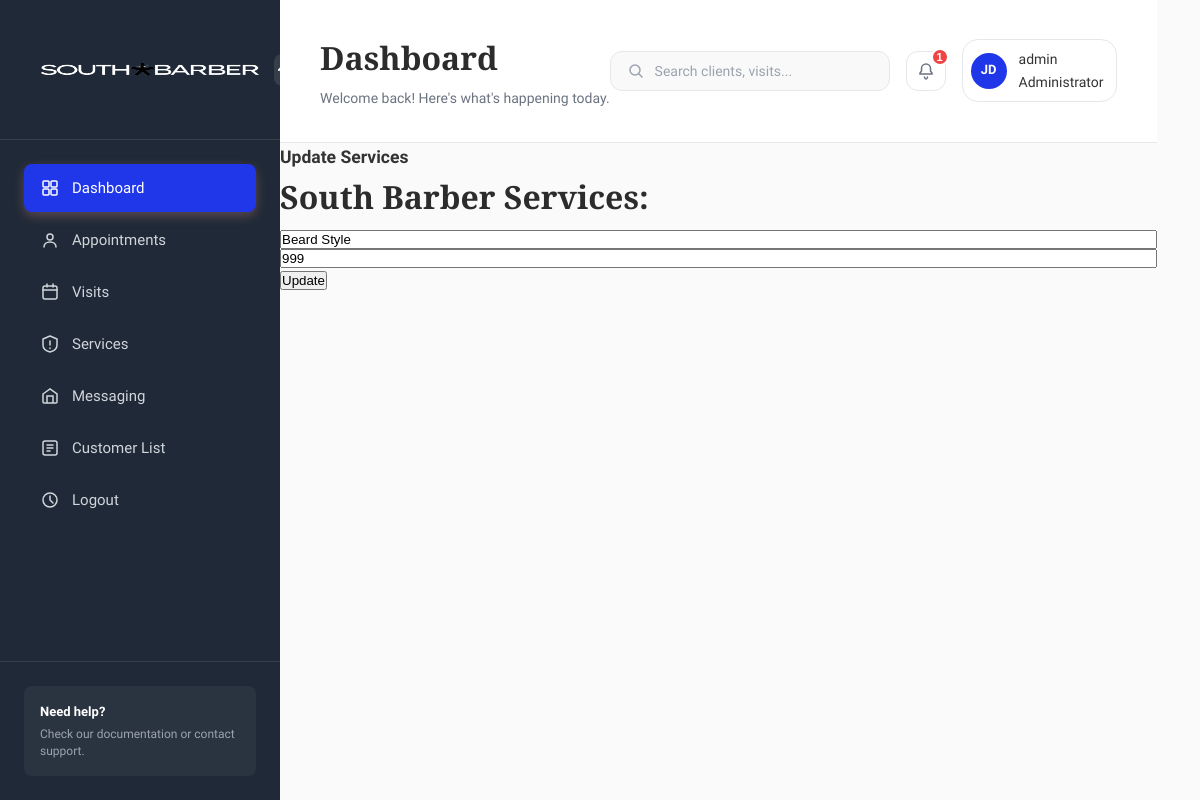
The app's page /adminsection/updateservice/2/ (signed in), older data.
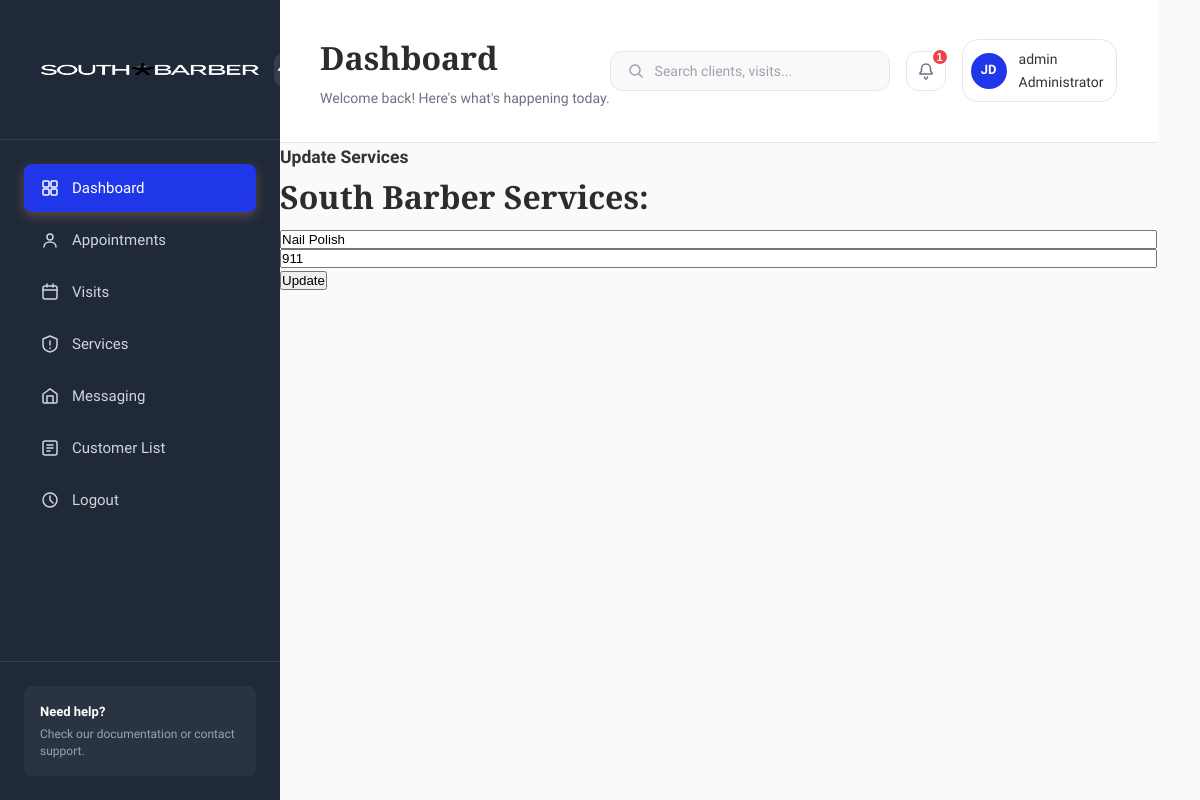
The same page, newer data.
### adminsection/models.py (models this page shows, shortened)
class Service(models.Model):
    ServiceName = models.CharField(max_length=25)
    Cost = models.PositiveIntegerField()
    TimeStamp = models.DateTimeField(auto_now_add=True)

### adminsection/views.py (the view)
# urls.py: path('updateservice/<int:id>/', views.updateservice, name='updateservice'),
@staff_member_required
def updateservice(request, id):
    service = get_object_or_404(Service, id=id)
    form = AddServiceForm(request.POST or None, instance=service)
    if request.method == 'POST':
        if form.is_valid():
            form.save()
            return redirect('manageservices')
    context = {
        'form': form
    }
    return render(request, 'adminsection/edit-services.html', context)

### adminsection/forms.py
class AddServiceForm(forms.ModelForm):
    ServiceName = forms.CharField(widget=forms.TextInput(attrs={
        'placeholder': 'Service Name',
        'label': "Service Name"
    }))
    Cost = forms.CharField(strip=False,widget=forms.TextInput(attrs={
        'placeholder': 'Cost',
        'label': "Cost"
    }))
    class Meta:
        model=Service
        fields =[
            'ServiceName',
            'Cost',
        ]

### templates/adminsection/edit-services.html
{% extends 'adminsection/base.html' %}
{% load static %}
{% block content %}
<div id="page-wrapper">
	<div class="main-page">
		<div class="forms">
			<h3 class="title1">Update Services</h3>
			<div class="form-grids row widget-shadow" data-example-id="basic-forms">
				<div class="form-title">
					<h4>South Barber Services:</h4>
				</div>
				<div class="form-body">
					{% include 'adminsection/edit-form.html' with form=form %}
				</div>
			</div>
		</div>
	</div>
	{% endblock %}

### templates/adminsection/edit-form.html (shortened to what this page needs)
{% load static %}
<form action="" method="POST" class="appointment-form">
	{% for field in form %}
	<div class="form-group">
		<input type="{{ field.field.widget.input_type }}" class="form-control" name="{{ field.name }}"
				id="{{ field.id_for_label }}"
				value="{{ field.value|default_if_none:'' }}"
				{% if field.field.required %}required{% endif %}>
	</div>
	{% endfor %}
	<button type="submit" name="submit" class="btn btn-default">Update</button>
</form>

Row changes from the older to the newer data that the page shows:
changed Service: ServiceName "Beard Style" → "Nail Polish"
Text that changed along with them:
form field Cost: "999" → "911"
